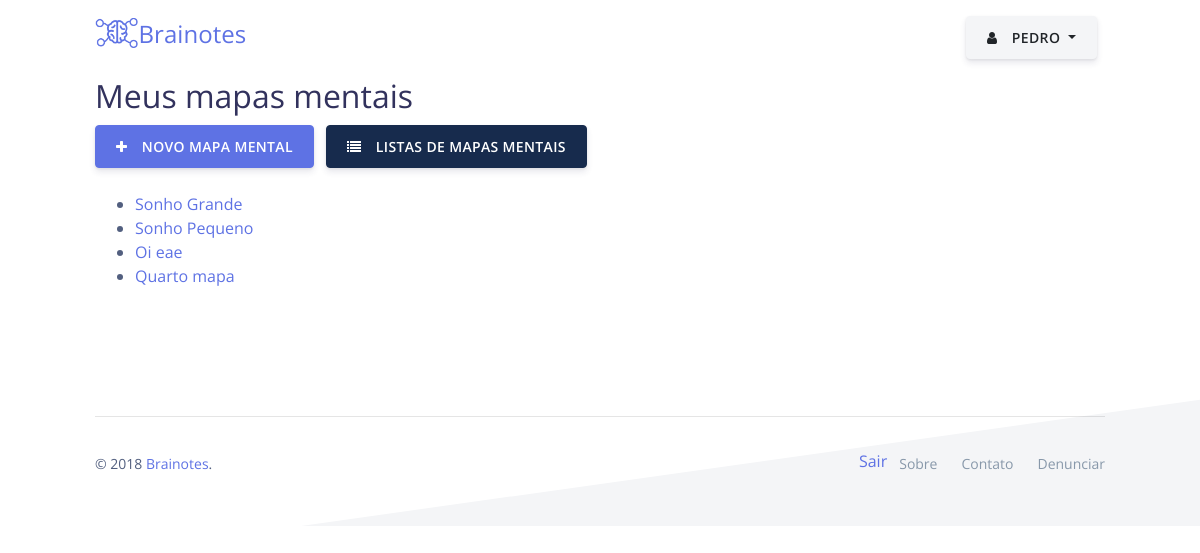
Page / (signed in) on the earlier database version.
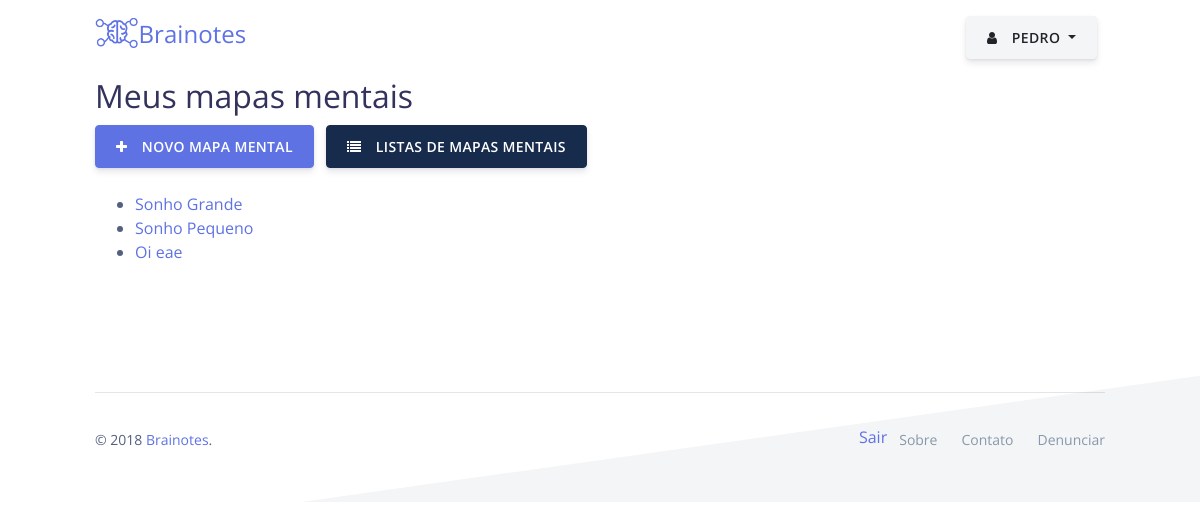
Same page on the later database version.
### mindmaps/models.py (models this page shows)
class Map(models.Model):
    title = models.CharField(max_length=128)
    ispublic = models.BooleanField(default=False)
    author = models.ForeignKey(CustomUser, on_delete=models.SET_NULL, null=True, related_name="mymaps")
    public_id = models.CharField(max_length=16)
    friendly_url = models.CharField(max_length=128)
    language = models.CharField(max_length=8)

### mindmaps/views.py (the view)
# urls.py: path("", views.index, name="index"),
def index(request):
    if request.user.is_authenticated:
        try:
            maps = Map.objects.filter(author=request.user)
        except Map.DoesNotExist:
            raise Http404("No map found")
        context = {
            "maps": maps
        }
        return render(request, 'maps/mymaps.html', context)
    else:
        context = {
            "maps": Map.objects.all(),
        }
        return render(request, "maps/index.html", context)

### mindmaps/templates/maps/mymaps.html (shortened to what this page needs)
{% extends "../maps/base.html" %}
{% block body %}
{% load static %}
<div class="container">
  <h2>Meus mapas mentais</h2>
  <a href="{% url 'newmindmap'%}" class="btn btn-icon btn-primary">
    <span class="btn-inner--icon" color="white"><i class="fa fa-plus"></i></span>
    <span class="btn-inner--text">Novo mapa mental</span>
  </a>
  <a href="{% url 'alllistings'%}" class="btn btn-icon btn-default">
    <span class="btn-inner--icon" color="white"><i class="fa fa-list"></i></span>
    <span class="btn-inner--text">Listas de mapas mentais</span>
  </a>
  <br><br>
  <ul>
    {% for map in maps %}
      <li>
        <a href="{% url 'map' map.id %}">{{ map.title }}</a>
      </li>
    {% empty %}
    No Mindmaps found.
    {% endfor %}
  </ul>
</div>
{% endblock %}

Differences in the rows shown:
no longer on this page (row edited): Map: title "Quarto mapa"
